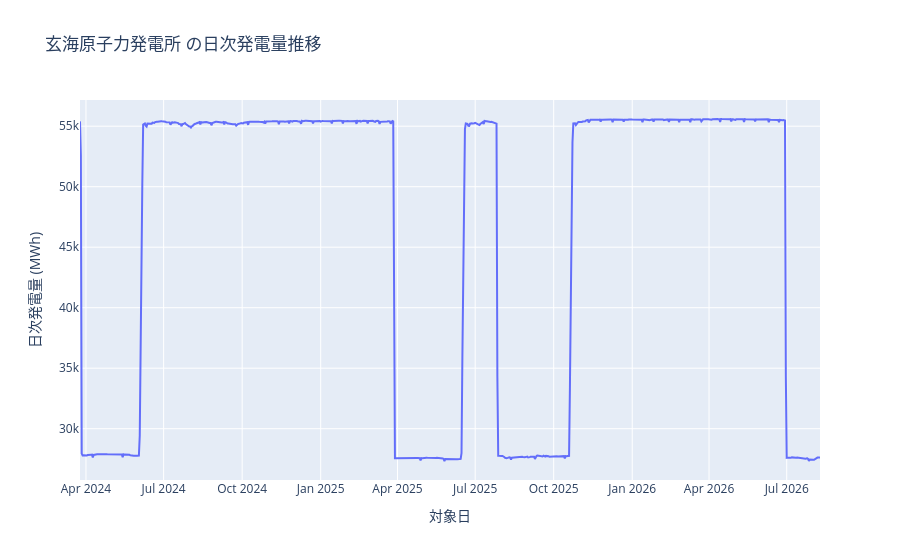

Write notebook code for a chart like this one.
### Code cell
plant_daily = (
    plant_df.group_by("target_date")
    .agg((pl.col("generation_kwh").sum() / 1e3).alias("total_mwh"))
    .sort("target_date")
)

fig = px.line(
    plant_daily,
    x="target_date",
    y="total_mwh",
    title=f"{plant_name} の日次発電量推移",
    labels={"target_date": "対象日", "total_mwh": "日次発電量 (MWh)"},
)
fig.show()

### Figure 1 — Plotly figure (JSON) as saved in the notebook; plotly's stock layout.template omitted (floating-point values rounded to 4 significant figures; data arrays with more than 128 entries replaced by an {"elided": "..."} marker saying what was removed)
{"data": [{"hovertemplate": "対象日=%{x}<br>日次発電量 (MWh)=%{y}<extra></extra>", "legendgroup": "", "line": {"color": "#636efa", "dash": "solid"}, "marker": {"symbol": "circle"}, "mode": "lines", "name": "", "orientation": "v", "showlegend": false, "type": "scatter", "x": {"elided": "868 str values"}, "xaxis": "x", "y": {"elided": "868 float values"}, "yaxis": "y"}], "layout": {"legend": {"tracegroupgap": 0}, "title": {"text": "玄海原子力発電所 の日次発電量推移"}, "xaxis": {"anchor": "y", "domain": [0, 1], "title": {"text": "対象日"}}, "yaxis": {"anchor": "x", "domain": [0, 1], "title": {"text": "日次発電量 (MWh)"}}}}
